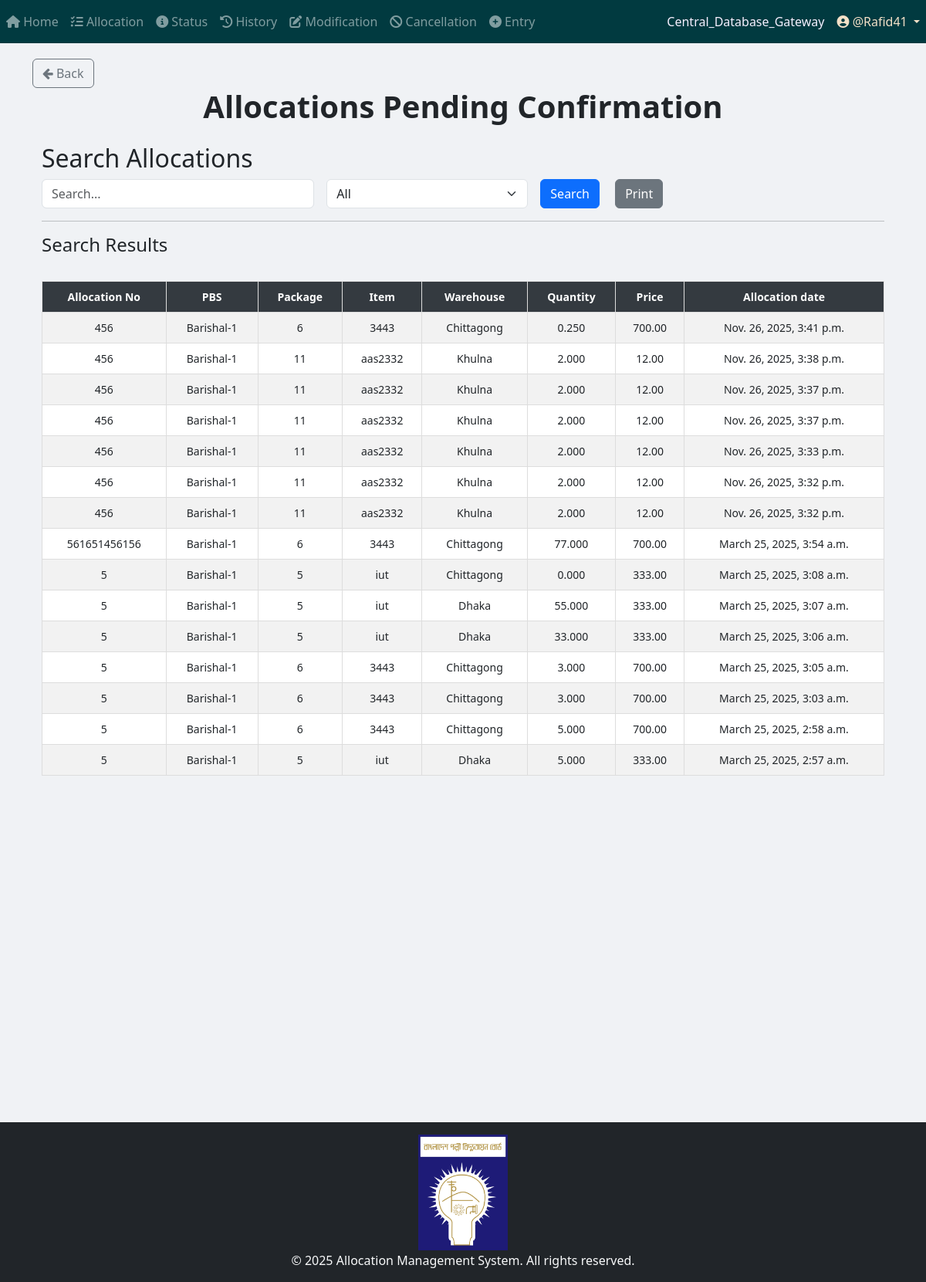
Page /allocation/final_allocation/ (signed in) on the committed database.
### App_Allocation/models.py (models this page shows, shortened)
class Temporary_Allocation(models.Model):
    allocation_no = models.ForeignKey(Allocation_Number, on_delete=models.CASCADE)  # Deletes related allocations when removed
    item_primary_key = models.BigIntegerField(null=True)
    pbs = models.ForeignKey(PBS, on_delete=models.CASCADE)
    package = models.ForeignKey(Package, on_delete=models.CASCADE)
    item = models.ForeignKey(Item, on_delete=models.CASCADE)
    unit_of_item = models.TextField()
    warehouse = models.CharField(max_length=50)
    quantity = models.DecimalField(
        max_digits=20,
        decimal_places=3,
        default=0.00
    )
    price = models.DecimalField(max_digits=15, decimal_places=2)
    created_at = models.DateTimeField(auto_now_add=True)

class Allocation_Number(models.Model):
    allocation_no = models.IntegerField(unique=True)
    user = models.ForeignKey(User, on_delete=models.CASCADE)
    STATUS_CHOICES = [
        ("Pending Approval", "Pending Approval"),
        ("Allocated", "Allocated"),
        ("Cancelled", "Cancelled"),
        ("Modified", "Modified"),
    ]
    status = models.CharField(
        max_length=100, choices=STATUS_CHOICES, default="Pending Approval"
    )

class PBS(models.Model):
    name = models.TextField(unique=True)
    def __str__(self):
        return str(self.name)

### App_Entry/models.py (models this page shows, shortened)
class Package(models.Model):
    packageId = models.TextField(unique=True)

class Item(models.Model):
    WAREHOUSE_CHOICES = [
        ("Dhaka", "Dhaka"),
        ("Khulna", "Khulna"),
        ("Chittagong", "Chittagong"),
    ]
    UNIT_CHOICES = [
        ("Nos.", "Nos."),
        ("Mtr.", "Mtr."),
        ("Km.", "Km."),
        ("Set.", "Set."),
        ("Pair.", "Pair."),
        ("Kg", "Kg"),
        ("Lot", "Lot"),
        ("Pcs", "Pcs"),
        ("Coil", "Coil"),
        ("Box", "Box"),
        ("Feet", "Feet"),
        ("Liter", "Liter"),
        ("m3", "m3"),
        ("m2", "m2"),
        ("Ream", "Ream"),
        ("Bundle", "Bundle"),
        ("Carton", "Carton"),
    ]
    name = models.CharField(max_length=255)
    description = models.TextField(blank=True, null=True)
    warehouse = models.CharField(
        max_length=50, choices=WAREHOUSE_CHOICES, default="Dhaka"
    )
    unit_of_item = models.CharField(
        max_length=100, choices=UNIT_CHOICES, default="Nos."
    )  # Updated field
    unit_price = models.DecimalField(max_digits=15, decimal_places=2, default=0.00)
    quantity_of_item = models.DecimalField(
        max_digits=20,
        decimal_places=3,
        default=0.00
    )
    package = models.ForeignKey(
        Package,
        on_delete=models.SET_NULL,
        related_name="package_of_item",
        null=True,
    )
    created_at = models.DateTimeField(default=timezone.now)

### App_Allocation/views/view_final_allocation.py (the view, shortened to what this page needs)
# urls.py: path("final_allocation/", views.final_allocation_search, name="final_allocation"),
def final_allocation_search(request):
    query = request.GET.get("query", "")
    filter_by = request.GET.get("filter_by", "All")
    date_filter = request.GET.get("date", "")
    results = Temporary_Allocation.objects.all().order_by('-created_at')
    if date_filter:
        results = results.filter(created_at__date=date_filter)
    context = {
        "items": results,
        "query": query,
        "filter_by": filter_by,
        "date_filter": date_filter,
    }
    return render(request, "App_Allocation/view_print_Final_Allocation.html", context)

### templates/App_Allocation/view_print_Final_Allocation.html (shortened to what this page needs)
{% extends 'base.html' %}
{% load crispy_forms_tags %}
{% load static %}
{% block body_block %}
<a href="{% url 'App_Allocation:allocation_page' %}" class="btn btn-outline-secondary">
    <i class="fa fa-arrow-left"></i> Back
</a>
<center><h1><b>Allocations Pending Confirmation</b></h1></center>
<div class="container mt-4">
    <h2>Search Allocations</h2>
    <form method="GET" action="{% url 'App_Allocation:final_allocation' %}" class="row g-3">
        <div class="col-md-4">
            <input type="text" name="query" id="searchQuery" class="form-control" placeholder="Search..." value="{{ query }}">
        </div>
        <div class="col-md-3">
            <select name="filter_by" id="filterDropdown" class="form-select" onchange="toggleInputFields()">
                <option value="All" {% if filter_by == "All" %}selected{% endif %}>All</option>
            </select>
        </div>
        <div class="col-md-2">
            <button type="submit" class="btn btn-primary me-3">Search</button>
            <button type="button" class="btn btn-secondary" onclick="printResults()">Print</button>
        </div>
    </form>
    <hr>
    <h4>Search Results</h4>
    <div id="printableArea" class="table-responsive">
        <br>
        <table class="table table-bordered table-striped table-hover">
            <thead class="table-dark sticky-top">
                <tr>
                    <th>Allocation No</th>
                    <th>PBS</th>
                    <th>Package</th>
                    <th>Item</th>
                    <th>Warehouse</th>
                    <th>Quantity</th>
                    <th>Price</th>
                    <th>Allocation date</th>
                </tr>
            </thead>
            <tbody>
                {% if items %}
                    {% for item in items %}
                    <tr>
                        <td>{{ item.allocation_no.allocation_no }}</td>
                        <td>{{ item.pbs }}</td>
                        <td>{{ item.package.packageId }}</td>
                        <td>{{ item.item.name }}</td>
                        <td>{{ item.warehouse }}</td>
                        <td>{{ item.quantity }}</td>
                        <td>{{ item.price }}</td>
                        <td>{{ item.created_at }}</td>
                    </tr>
                    {% endfor %}
                {% else %}
                    <tr>
                        <td colspan="8" class="text-center text-danger">No matching data found</td>
                    </tr>
                {% endif %}
            </tbody>
        </table>
    </div>
</div>
{% endblock %}

### templates/partials/navbar.html (shortened to what this page needs)
{% load static %}
{% load nav_CDB_links_loader %}
{% external_link_from_static "Central_Database_Gateway.txt" as central_database_gateway_link %}
{% if request.path|slice:":9" == "/project/" %}
    <nav class="navbar navbar-expand-sm navbar-dark" style="background-color: #005F5B; color: #C4FFF9;">
        <button class="navbar-toggler" type="button" data-toggle="collapse" data-target="#navbarProject">
            <span class="navbar-toggler-icon"></span>
        </button>
        <div class="collapse navbar-collapse" id="navbarProject">
            <ul class="navbar-nav mr-auto">
                {% if user.is_authenticated %}
                                <li class="nav-item">
                                    <a class="nav-link" href="{% url 'Project_App_Home:project_home_page' %}">
                                        <i class="fas fa-project-diagram"></i> P_Home
                                    </a>
                                </li>                    {% if request.user.is_superuser or request.user.user_group.user_group_type == "Editor" %}
                    <li class="nav-item">
                        <a class="nav-link" href="{% url 'Project_App_Allocation:allocation_page' %}">
                            <i class="fas fa-tasks"></i> P_Allocation
                        </a>
                    </li>
                    {% endif %}
                    {% if request.user.is_superuser or request.user.user_group.user_group_type in "Editor View History and Status only" %}
                    <li class="nav-item">
                        <a class="nav-link" href="{% url 'Project_App_Status:status_page' %}">
                            <i class="fas fa-info-circle"></i> P_Status
                        </a>
                    </li>
                    {% endif %}
                    <li class="nav-item">
                        <a class="nav-link" href="{% url 'Project_App_History:history_page' %}">
                            <i class="fas fa-history"></i> P_History
                        </a>
                    </li>
                    {% if request.user.is_superuser or request.user.user_group.user_group_type == "Editor" %}
                    <li class="nav-item">
                        <a class="nav-link" href="{% url 'Project_App_Modification:modification_menu' %}">
                            <i class="fas fa-edit"></i> P_Modification
                        </a>
                    </li>
                    <li class="nav-item">
                        <a class="nav-link" href="{% url 'Project_App_Cancellation:cancellation' %}">
                            <i class="fas fa-ban"></i> P_Cancellation
                        </a>
                    </li>
                    <li class="nav-item">
                        <a class="nav-link" href="{% url 'Project_App_Entry:entry_page' %}">
                            <i class="fas fa-plus-circle"></i> P_Entry
                        </a>
                    </li>
                    <li class="nav-item">
                        <a class="nav-link" href="{% url 'Project_App_ProjectWiseBalance:project_list' %}">
                            <i class="fas fa-plus-circle"></i> P_Project-Wise Balance
                        </a>
                    </li>
                    {% endif %}
                {% endif %}
            </ul>
            <ul class="navbar-nav">
                {% if user.is_authenticated %}
                    {% if request.user.is_superuser or request.user.user_group.user_group_type == "Editor" %}
                        <li class="nav-item">
                            <a class="nav-link" style="color: #FFE9A8;" href="{{ central_database_gateway_link|default:'#' }}" target="_blank" rel="noopener noreferrer">Central_Database_Gateway</a>
                        </li>
                    {% endif %}
                    <li class="nav-item dropdown">
                        <a class="nav-link dropdown-toggle" style="color: #FFA07A;" href="#" id="userDropdown" role="button" data-toggle="dropdown">
                            <i class="fas fa-user-circle"></i> @{{ user.username }}
                        </a>
                        <div class="dropdown-menu dropdown-menu-right">
                            {% if request.user.is_superuser %}
                                <a class="dropdown-item text-primary" href="{% url 'App_Admin_Panel:admin_panel_home' %}">
                                    <i class="fas fa-tools"></i> <strong>Admin Panel</strong>
                                </a>
                                <div class="dropdown-divider"></div>
                            {% endif %}
                            <a class="dropdown-item text-danger" href="{% url 'App_Login:logout' %}">
                                <i class="fas fa-sign-out-alt"></i> <strong>Logout</strong>
                            </a>
                        </div>
                    </li>
                {% else %}
                    <li class="nav-item {% if request.resolver_match.url_name == 'login' %}active{% endif %}">
                        <a class="nav-link" href="{% url 'App_Login:login' %}">
                            <i class="fas fa-sign-in-alt"></i> Login
                        </a>
                    </li>
                {% endif %}
            </ul>
        </div>
    </nav>
{% else %}
    <nav class="navbar navbar-expand-sm navbar-dark" style="background-color: #013A40; color: #F8ECFF;">
        <div class="collapse navbar-collapse" id="navbarDefault">
            <ul class="navbar-nav mr-auto">
                {% if user.is_authenticated %}
                    <li class="nav-item {% if request.resolver_match.url_name == 'home_page' %}active{% endif %}">
                        <a class="nav-link" href="{% url 'App_Home:home_page' %}">
                            <i class="fas fa-home"></i> Home
                        </a>
                    </li>
                    {% if request.user.is_superuser or request.user.user_group.user_group_type == "Editor" %}
                    <li class="nav-item {% if request.resolver_match.url_name == 'allocation_page' %}active{% endif %}">
                        <a class="nav-link" href="{% url 'App_Allocation:allocation_page' %}">
                            <i class="fas fa-tasks"></i> Allocation
                        </a>
                    </li>
                    {% endif %}
                    {% if request.user.is_superuser or request.user.user_group.user_group_type in "Editor View History and Status only" %}
                    <li class="nav-item {% if request.resolver_match.url_name == 'status_page' %}active{% endif %}">
                        <a class="nav-link" href="{% url 'App_Status:status_page' %}">
                            <i class="fas fa-info-circle"></i> Status
                        </a>
                    </li>
                    {% endif %}
                    <li class="nav-item {% if request.resolver_match.url_name == 'history_page' %}active{% endif %}">
                        <a class="nav-link" href="{% url 'App_History:history_page' %}">
                            <i class="fas fa-history"></i> History
                        </a>
                    </li>
                    {% if request.user.is_superuser or request.user.user_group.user_group_type == "Editor" %}
                    <li class="nav-item {% if request.resolver_match.url_name == 'modification_menu' %}active{% endif %}">
                        <a class="nav-link" href="{% url 'App_Modification:modification_menu' %}">
                            <i class="fas fa-edit"></i> Modification
                        </a>
                    </li>
                    {% endif %}
                    {% if request.user.is_superuser or request.user.user_group.user_group_type == "Editor" %}
                    <li class="nav-item {% if request.resolver_match.url_name == 'cancellation' %}active{% endif %}">
                        <a class="nav-link" href="{% url 'App_Cancellation:cancellation' %}">
                            <i class="fas fa-ban"></i> Cancellation
                        </a>
                    </li>
                    {% endif %}
                    {% if request.user.is_superuser or request.user.user_group.user_group_type == "Editor" %}
                    <li class="nav-item {% if request.resolver_match.url_name == 'entry_page' %}active{% endif %}">
                        <a class="nav-link" href="{% url 'App_Entry:entry_page' %}">
                            <i class="fas fa-plus-circle"></i> Entry
                        </a>
                    </li>
                    {% endif %}
                {% endif %}
            </ul>
            <ul class="navbar-nav">
                {% if user.is_authenticated %}
                    {% if request.user.is_superuser or request.user.user_group.user_group_type == "Editor" %}
                        <li class="nav-item">
                            <a class="nav-link" style="color: #F7F0FF;" href="{{ central_database_gateway_link|default:'#' }}" target="_blank" rel="noopener noreferrer">Central_Database_Gateway</a>
                        </li>
                    {% endif %}
                    <li class="nav-item dropdown">
                        <a class="nav-link dropdown-toggle" style="color: #F3E0C7;" href="#" id="userDropdown" role="button" data-toggle="dropdown">
                            <i class="fas fa-user-circle"></i> @{{ user.username }}
                        </a>
                    </li>
                {% else %}
                    <li class="nav-item {% if request.resolver_match.url_name == 'login' %}active{% endif %}">
                        <a class="nav-link" href="{% url 'App_Login:login' %}">
                            <i class="fas fa-sign-in-alt"></i> Login
                        </a>
                    </li>
                {% endif %}
            </ul>
        </div>
    </nav>
{% endif %}

### rows in the picture
Temporary_Allocation: allocation_no.allocation_no "456", pbs "Barishal-1", package.packageId "6", item.name "3443", warehouse "Chittagong", quantity "0.250", price "700.00", created_at "Nov. 26, 2025, 3:41 p.m."
Temporary_Allocation: allocation_no.allocation_no "456", pbs "Barishal-1", package.packageId "11", item.name "aas2332", warehouse "Khulna", quantity "2.000", price "12.00", created_at "Nov. 26, 2025, 3:38 p.m."
Temporary_Allocation: allocation_no.allocation_no "456", pbs "Barishal-1", package.packageId "11", item.name "aas2332", warehouse "Khulna", quantity "2.000", price "12.00", created_at "Nov. 26, 2025, 3:37 p.m."
Temporary_Allocation: allocation_no.allocation_no "456", pbs "Barishal-1", package.packageId "11", item.name "aas2332", warehouse "Khulna", quantity "2.000", price "12.00", created_at "Nov. 26, 2025, 3:37 p.m."
Temporary_Allocation: allocation_no.allocation_no "456", pbs "Barishal-1", package.packageId "11", item.name "aas2332", warehouse "Khulna", quantity "2.000", price "12.00", created_at "Nov. 26, 2025, 3:33 p.m."
Temporary_Allocation: allocation_no.allocation_no "456", pbs "Barishal-1", package.packageId "11", item.name "aas2332", warehouse "Khulna", quantity "2.000", price "12.00", created_at "Nov. 26, 2025, 3:32 p.m."
Temporary_Allocation: allocation_no.allocation_no "456", pbs "Barishal-1", package.packageId "11", item.name "aas2332", warehouse "Khulna", quantity "2.000", price "12.00", created_at "Nov. 26, 2025, 3:32 p.m."
Temporary_Allocation: allocation_no.allocation_no "561651456156", pbs "Barishal-1", package.packageId "6", item.name "3443", warehouse "Chittagong", quantity "77.000", price "700.00", created_at "March 25, 2025, 3:54 a.m."
Temporary_Allocation: allocation_no.allocation_no "5", pbs "Barishal-1", package.packageId "5", item.name "iut", warehouse "Chittagong", quantity "0.000", price "333.00", created_at "March 25, 2025, 3:08 a.m."
Temporary_Allocation: allocation_no.allocation_no "5", pbs "Barishal-1", package.packageId "5", item.name "iut", warehouse "Dhaka", quantity "55.000", price "333.00", created_at "March 25, 2025, 3:07 a.m."
Temporary_Allocation: allocation_no.allocation_no "5", pbs "Barishal-1", package.packageId "5", item.name "iut", warehouse "Dhaka", quantity "33.000", price "333.00", created_at "March 25, 2025, 3:06 a.m."
Temporary_Allocation: allocation_no.allocation_no "5", pbs "Barishal-1", package.packageId "6", item.name "3443", warehouse "Chittagong", quantity "3.000", price "700.00", created_at "March 25, 2025, 3:05 a.m."
Temporary_Allocation: allocation_no.allocation_no "5", pbs "Barishal-1", package.packageId "6", item.name "3443", warehouse "Chittagong", quantity "3.000", price "700.00", created_at "March 25, 2025, 3:03 a.m."
Temporary_Allocation: allocation_no.allocation_no "5", pbs "Barishal-1", package.packageId "6", item.name "3443", warehouse "Chittagong", quantity "5.000", price "700.00", created_at "March 25, 2025, 2:58 a.m."
Temporary_Allocation: allocation_no.allocation_no "5", pbs "Barishal-1", package.packageId "5", item.name "iut", warehouse "Dhaka", quantity "5.000", price "333.00", created_at "March 25, 2025, 2:57 a.m."

### other values in the picture
{{ user.username }} "Rafid41"
